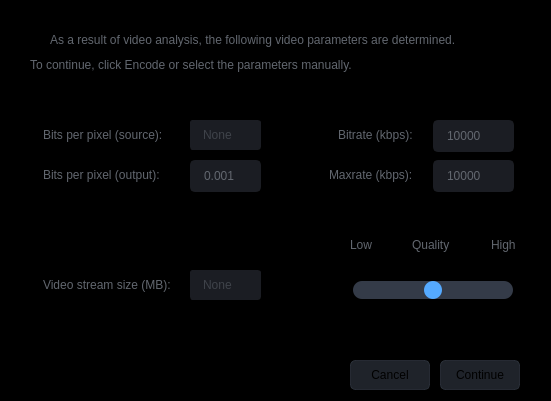
<?xml version="1.0" encoding="UTF-8"?>
<ui version="4.0">
 <class>SmartSettings</class>
 <widget class="QDialog" name="SmartSettings">
  <property name="windowModality">
   <enum>Qt::NonModal</enum>
  </property>
  <property name="geometry">
   <rect>
    <x>0</x>
    <y>0</y>
    <width>551</width>
    <height>401</height>
   </rect>
  </property>
  <property name="minimumSize">
   <size>
    <width>551</width>
    <height>401</height>
   </size>
  </property>
  <property name="maximumSize">
   <size>
    <width>551</width>
    <height>401</height>
   </size>
  </property>
  <property name="windowTitle">
   <string>Smartsettings</string>
  </property>
  <property name="windowIcon">
   <iconset resource="files.qrc">
    <normaloff>:/20x20/icons/20x20/cil-chart-line.png</normaloff>:/20x20/icons/20x20/cil-chart-line.png</iconset>
  </property>
  <widget class="QFrame" name="frame_main">
   <property name="geometry">
    <rect>
     <x>0</x>
     <y>0</y>
     <width>551</width>
     <height>401</height>
    </rect>
   </property>
   <property name="minimumSize">
    <size>
     <width>0</width>
     <height>0</height>
    </size>
   </property>
   <property name="maximumSize">
    <size>
     <width>16777215</width>
     <height>800</height>
    </size>
   </property>
   <property name="styleSheet">
    <string notr="true">QFrame{
	background-color: rgb(0, 0, 0);
}

/* LINE EDIT */
QLineEdit {
	color: rgb(98, 103, 111);	
	background-color: rgb(27, 29, 35);
	border-radius: 3px;
	border: 1px solid rgb(27, 29, 35);
	padding-left: 10px;
}
QLineEdit:disabled {
	color: rgb(98, 103, 111);	
	background-color: rgb(27, 29, 35);
	border-radius: 3px;
	border: 1px solid rgb(27, 29, 35);
	padding-left: 10px;
}
QLineEdit:hover {
	border: 1px solid rgb(64, 71, 88);
}
QLineEdit:focus {
	border: 1px solid rgb(91, 101, 124);
}


/* SCROLL BARS */
QScrollBar:horizontal {
    border: none;
    background: rgb(52, 59, 72);
    height: 14px;
    margin: 0px 21px 0 21px;
	border-radius: 0px;
}
QScrollBar::handle:horizontal {
    background: rgb(85, 170, 255);
    min-width: 25px;
	border-radius: 7px
}
QScrollBar::add-line:horizontal {
    border: none;
    background: rgb(55, 63, 77);
    width: 20px;
	border-top-right-radius: 7px;
    border-bottom-right-radius: 7px;
    subcontrol-position: right;
    subcontrol-origin: margin;
}
QScrollBar::sub-line:horizontal {
    border: none;
    background: rgb(55, 63, 77);
    width: 20px;
	border-top-left-radius: 7px;
    border-bottom-left-radius: 7px;
    subcontrol-position: left;
    subcontrol-origin: margin;
}
QScrollBar::up-arrow:horizontal, QScrollBar::down-arrow:horizontal
{
     background: none;
}
QScrollBar::add-page:horizontal, QScrollBar::sub-page:horizontal
{
     background: none;
}
 QScrollBar:vertical {
	border: none;
    background: rgb(52, 59, 72);
    width: 14px;
    margin: 21px 0 21px 0;
	border-radius: 0px;
 }
 QScrollBar::handle:vertical {	
	background: rgb(85, 170, 255);
    min-height: 25px;
	border-radius: 7px
 }
 QScrollBar::add-line:vertical {
     border: none;
    background: rgb(55, 63, 77);
     height: 20px;
	border-bottom-left-radius: 7px;
    border-bottom-right-radius: 7px;
     subcontrol-position: bottom;
     subcontrol-origin: margin;
 }
 QScrollBar::sub-line:vertical {
	border: none;
    background: rgb(55, 63, 77);
     height: 20px;
	border-top-left-radius: 7px;
    border-top-right-radius: 7px;
     subcontrol-position: top;
     subcontrol-origin: margin;
 }
 QScrollBar::up-arrow:vertical, QScrollBar::down-arrow:vertical {
     background: none;
 }

 QScrollBar::add-page:vertical, QScrollBar::sub-page:vertical {
     background: none;
 }


/* COMBOBOX */
QComboBox{
	color: rgb(210, 210, 210);
	background-color: rgb(27, 29, 35);
	border-radius: 3px;
	border: 1px solid rgb(27, 29, 35);
	padding: 3px;
	padding-left: 10px;
}
QComboBox:disabled{
	color: rgb(98, 103, 111);
	background-color: rgb(27, 29, 35);
	border-radius: 3px;
	border: 1px solid rgb(27, 29, 35);
	padding: 3px;
	padding-left: 10px;
}
QComboBox:hover{
	border: 1px solid rgb(64, 71, 88);
}
QComboBox::drop-down {
	subcontrol-origin: padding;
	subcontrol-position: top right;
	width: 25px; 
	border-left-width: 3px;
	border-left-color: rgba(39, 44, 54, 150);
	border-left-style: solid;
	border-top-right-radius: 3px;
	border-bottom-right-radius: 3px;	
	background-image: url(:/16x16/icons/16x16/cil-arrow-bottom.png);
	background-position: center;
	background-repeat: no-reperat;
 }
QComboBox QAbstractItemView {
	color: rgb(85, 170, 255);	
	background-color: rgb(27, 29, 35);
	padding: 10px;
	selection-background-color: rgb(39, 44, 54);
}

/* SLIDERS */
QSlider::groove:horizontal {
    border-radius: 9px;
    height: 18px;
	margin: 0px;
	background-color: rgb(52, 59, 72);
}
QSlider::groove:horizontal:hover {
	background-color: rgb(55, 62, 76);
}
QSlider::handle:horizontal {
    background-color: rgb(85, 170, 255);
    border: none;
    height: 18px;
    width: 18px;
    margin: 0px;
	border-radius: 9px;
}
QSlider::handle:horizontal:hover {
    background-color: rgb(105, 180, 255);
}
QSlider::handle:horizontal:pressed {
    background-color: rgb(65, 130, 195);
}

QSlider::groove:vertical {
    border-radius: 9px;
    width: 18px;
    margin: 0px;
	background-color: rgb(52, 59, 72);
}
QSlider::groove:vertical:hover {
	background-color: rgb(55, 62, 76);
}
QSlider::handle:vertical {
    background-color: rgb(85, 170, 255);
	border: none;
    height: 18px;
    width: 18px;
    margin: 0px;
	border-radius: 9px;
}
QSlider::handle:vertical:hover {
    background-color: rgb(105, 180, 255);
}
QSlider::handle:vertical:pressed {
    background-color: rgb(65, 130, 195);
}</string>
   </property>
   <property name="frameShape">
    <enum>QFrame::NoFrame</enum>
   </property>
   <property name="frameShadow">
    <enum>QFrame::Raised</enum>
   </property>
   <widget class="QPushButton" name="pushButton_10">
    <property name="enabled">
     <bool>true</bool>
    </property>
    <property name="geometry">
     <rect>
      <x>440</x>
      <y>360</y>
      <width>80</width>
      <height>30</height>
     </rect>
    </property>
    <property name="sizePolicy">
     <sizepolicy hsizetype="Fixed" vsizetype="Fixed">
      <horstretch>0</horstretch>
      <verstretch>0</verstretch>
     </sizepolicy>
    </property>
    <property name="minimumSize">
     <size>
      <width>80</width>
      <height>30</height>
     </size>
    </property>
    <property name="font">
     <font>
      <pointsize>9</pointsize>
     </font>
    </property>
    <property name="styleSheet">
     <string notr="true">QPushButton {
	border: 1px solid rgba(52, 59, 72, 150);
	border-radius: 5px;	
	background-color: rgba(52, 59, 72, 150);
}
QPushButton:hover {
	background-color: rgb(57, 65, 80);
	border: 1px solid rgb(61, 70, 86);
}
QPushButton:pressed {	
	background-color: rgb(35, 40, 49);
	border: 1px solid rgb(43, 50, 61);
}</string>
    </property>
    <property name="text">
     <string>Continue</string>
    </property>
   </widget>
   <widget class="QPushButton" name="pushButton_11">
    <property name="enabled">
     <bool>true</bool>
    </property>
    <property name="geometry">
     <rect>
      <x>350</x>
      <y>360</y>
      <width>80</width>
      <height>30</height>
     </rect>
    </property>
    <property name="sizePolicy">
     <sizepolicy hsizetype="Fixed" vsizetype="Fixed">
      <horstretch>0</horstretch>
      <verstretch>0</verstretch>
     </sizepolicy>
    </property>
    <property name="minimumSize">
     <size>
      <width>80</width>
      <height>30</height>
     </size>
    </property>
    <property name="font">
     <font>
      <pointsize>9</pointsize>
     </font>
    </property>
    <property name="styleSheet">
     <string notr="true">QPushButton {
	border: 1px solid rgba(52, 59, 72, 150);
	border-radius: 5px;	
	background-color: rgba(52, 59, 72, 150);
}
QPushButton:hover {
	background-color: rgb(57, 65, 80);
	border: 1px solid rgb(61, 70, 86);
}
QPushButton:pressed {	
	background-color: rgb(35, 40, 49);
	border: 1px solid rgb(43, 50, 61);
}</string>
    </property>
    <property name="text">
     <string>Cancel</string>
    </property>
   </widget>
   <widget class="QLabel" name="label_credits_9">
    <property name="geometry">
     <rect>
      <x>50</x>
      <y>19</y>
      <width>491</width>
      <height>41</height>
     </rect>
    </property>
    <property name="styleSheet">
     <string notr="true">color: rgb(98, 103, 111);</string>
    </property>
    <property name="text">
     <string>As a result of video analysis, the following video parameters are determined.</string>
    </property>
   </widget>
   <widget class="QLabel" name="label_credits_10">
    <property name="geometry">
     <rect>
      <x>30</x>
      <y>50</y>
      <width>491</width>
      <height>30</height>
     </rect>
    </property>
    <property name="styleSheet">
     <string notr="true">color: rgb(98, 103, 111);</string>
    </property>
    <property name="text">
     <string>To continue, click Encode or select the parameters manually.</string>
    </property>
   </widget>
   <widget class="QLabel" name="label_credits_11">
    <property name="geometry">
     <rect>
      <x>43</x>
      <y>120</y>
      <width>141</width>
      <height>30</height>
     </rect>
    </property>
    <property name="styleSheet">
     <string notr="true">color: rgb(98, 103, 111);</string>
    </property>
    <property name="text">
     <string>Bits per pixel (source):</string>
    </property>
   </widget>
   <widget class="QLabel" name="label_credits_12">
    <property name="geometry">
     <rect>
      <x>338</x>
      <y>120</y>
      <width>91</width>
      <height>30</height>
     </rect>
    </property>
    <property name="styleSheet">
     <string notr="true">color: rgb(98, 103, 111);</string>
    </property>
    <property name="text">
     <string>Bitrate (kbps):</string>
    </property>
   </widget>
   <widget class="QLabel" name="label_credits_13">
    <property name="geometry">
     <rect>
      <x>329</x>
      <y>160</y>
      <width>101</width>
      <height>30</height>
     </rect>
    </property>
    <property name="styleSheet">
     <string notr="true">color: rgb(98, 103, 111);</string>
    </property>
    <property name="text">
     <string>Maxrate (kbps):</string>
    </property>
   </widget>
   <widget class="QLabel" name="label_credits_14">
    <property name="geometry">
     <rect>
      <x>43</x>
      <y>160</y>
      <width>141</width>
      <height>30</height>
     </rect>
    </property>
    <property name="styleSheet">
     <string notr="true">color: rgb(98, 103, 111);</string>
    </property>
    <property name="text">
     <string>Bits per pixel (output):</string>
    </property>
   </widget>
   <widget class="QSlider" name="horizontalSlider">
    <property name="geometry">
     <rect>
      <x>353</x>
      <y>280</y>
      <width>160</width>
      <height>20</height>
     </rect>
    </property>
    <property name="minimum">
     <number>-10</number>
    </property>
    <property name="maximum">
     <number>10</number>
    </property>
    <property name="value">
     <number>0</number>
    </property>
    <property name="sliderPosition">
     <number>0</number>
    </property>
    <property name="orientation">
     <enum>Qt::Horizontal</enum>
    </property>
   </widget>
   <widget class="Line" name="line">
    <property name="geometry">
     <rect>
      <x>360</x>
      <y>260</y>
      <width>3</width>
      <height>15</height>
     </rect>
    </property>
    <property name="orientation">
     <enum>Qt::Vertical</enum>
    </property>
   </widget>
   <widget class="Line" name="line_2">
    <property name="geometry">
     <rect>
      <x>503</x>
      <y>260</y>
      <width>3</width>
      <height>15</height>
     </rect>
    </property>
    <property name="orientation">
     <enum>Qt::Vertical</enum>
    </property>
   </widget>
   <widget class="QLabel" name="label_credits_15">
    <property name="geometry">
     <rect>
      <x>491</x>
      <y>230</y>
      <width>31</width>
      <height>30</height>
     </rect>
    </property>
    <property name="styleSheet">
     <string notr="true">color: rgb(98, 103, 111);</string>
    </property>
    <property name="text">
     <string>High</string>
    </property>
   </widget>
   <widget class="QLabel" name="label_credits_16">
    <property name="geometry">
     <rect>
      <x>350</x>
      <y>230</y>
      <width>31</width>
      <height>30</height>
     </rect>
    </property>
    <property name="styleSheet">
     <string notr="true">color: rgb(98, 103, 111);</string>
    </property>
    <property name="text">
     <string>Low</string>
    </property>
   </widget>
   <widget class="QDoubleSpinBox" name="doubleSpinBox_BPP_2">
    <property name="enabled">
     <bool>false</bool>
    </property>
    <property name="geometry">
     <rect>
      <x>190</x>
      <y>160</y>
      <width>71</width>
      <height>32</height>
     </rect>
    </property>
    <property name="styleSheet">
     <string notr="true">
QDoubleSpinBox {
	color: rgb(98, 103, 111);	
	background-color: rgb(27, 29, 35);
	border-radius: 5px;
	border: 2px solid rgb(27, 29, 35);
	padding-left: 10px;
}
QDoubleSpinBox:disabled {
	color: rgb(98, 103, 111);	
	background-color: rgb(27, 29, 35);
	border-radius: 5px;
	border: 2px solid rgb(27, 29, 35);
	padding-left: 10px;
}
QDoubleSpinBox:hover {
	border: 2px solid rgb(64, 71, 88);
}
QDoubleSpinBox::up-button { 
	background-color: rgb(27, 29, 35);
}
QDoubleSpinBox::up-button { 
	background-color: rgb(27, 29, 35);
	background-image: url(:/16x16/icons/16x16/cil-arrow-top.png);

	subcontrol-origin: padding;
	subcontrol-position: top right;
	border-left-width: 3px;
	border-left-color: rgba(39, 44, 54, 150);
	border-left-style: solid;
	border-top-right-radius: 3px;
	border-bottom-right-radius: 3px;	

	background-position: center;
	background-repeat: no-reperat;

 }
QDoubleSpinBox::down-button { 
	background-color: rgb(27, 29, 35);
	background-image: url(:/16x16/icons/16x16/cil-arrow-bottom.png);

	subcontrol-origin: padding;
	subcontrol-position: bottom right;
	border-left-width: 3px;
	border-left-color: rgba(39, 44, 54, 150);
	border-left-style: solid;
	border-top-right-radius: 3px;
	border-bottom-right-radius: 3px;	

	background-position: center;
	background-repeat: no-reperat;

 }



</string>
    </property>
    <property name="buttonSymbols">
     <enum>QAbstractSpinBox::NoButtons</enum>
    </property>
    <property name="decimals">
     <number>3</number>
    </property>
    <property name="minimum">
     <double>0.001000000000000</double>
    </property>
    <property name="maximum">
     <double>5.000000000000000</double>
    </property>
    <property name="singleStep">
     <double>0.010000000000000</double>
    </property>
   </widget>
   <widget class="QDoubleSpinBox" name="doubleSpinBox_BR">
    <property name="geometry">
     <rect>
      <x>433</x>
      <y>120</y>
      <width>81</width>
      <height>32</height>
     </rect>
    </property>
    <property name="styleSheet">
     <string notr="true">
QDoubleSpinBox {
	color: rgb(98, 103, 111);	
	background-color: rgb(27, 29, 35);
	border-radius: 5px;
	border: 2px solid rgb(27, 29, 35);
	padding-left: 10px;
}
QDoubleSpinBox:disabled {
	color: rgb(98, 103, 111);	
	background-color: rgb(27, 29, 35);
	border-radius: 5px;
	border: 2px solid rgb(27, 29, 35);
	padding-left: 10px;
}
QDoubleSpinBox:hover {
	border: 2px solid rgb(64, 71, 88);
}
QDoubleSpinBox::up-button { 
	background-color: rgb(27, 29, 35);
}
QDoubleSpinBox::up-button { 
	background-color: rgb(27, 29, 35);
	background-image: url(:/16x16/icons/16x16/cil-arrow-top.png);

	subcontrol-origin: padding;
	subcontrol-position: top right;
	border-left-width: 3px;
	border-left-color: rgba(39, 44, 54, 150);
	border-left-style: solid;
	border-top-right-radius: 3px;
	border-bottom-right-radius: 3px;	

	background-position: center;
	background-repeat: no-reperat;

 }
QDoubleSpinBox::down-button { 
	background-color: rgb(27, 29, 35);
	background-image: url(:/16x16/icons/16x16/cil-arrow-bottom.png);

	subcontrol-origin: padding;
	subcontrol-position: bottom right;
	border-left-width: 3px;
	border-left-color: rgba(39, 44, 54, 150);
	border-left-style: solid;
	border-top-right-radius: 3px;
	border-bottom-right-radius: 3px;	

	background-position: center;
	background-repeat: no-reperat;

 }



</string>
    </property>
    <property name="buttonSymbols">
     <enum>QAbstractSpinBox::NoButtons</enum>
    </property>
    <property name="decimals">
     <number>0</number>
    </property>
    <property name="minimum">
     <double>0.000000000000000</double>
    </property>
    <property name="maximum">
     <double>120000.000000000000000</double>
    </property>
    <property name="singleStep">
     <double>1000.000000000000000</double>
    </property>
    <property name="value">
     <double>10000.000000000000000</double>
    </property>
   </widget>
   <widget class="QDoubleSpinBox" name="doubleSpinBox_MR">
    <property name="geometry">
     <rect>
      <x>433</x>
      <y>160</y>
      <width>81</width>
      <height>32</height>
     </rect>
    </property>
    <property name="styleSheet">
     <string notr="true">
QDoubleSpinBox {
	color: rgb(98, 103, 111);	
	background-color: rgb(27, 29, 35);
	border-radius: 5px;
	border: 2px solid rgb(27, 29, 35);
	padding-left: 10px;
}
QDoubleSpinBox:disabled {
	color: rgb(98, 103, 111);	
	background-color: rgb(27, 29, 35);
	border-radius: 5px;
	border: 2px solid rgb(27, 29, 35);
	padding-left: 10px;
}
QDoubleSpinBox:hover {
	border: 2px solid rgb(64, 71, 88);
}
QDoubleSpinBox::up-button { 
	background-color: rgb(27, 29, 35);
}
QDoubleSpinBox::up-button { 
	background-color: rgb(27, 29, 35);
	background-image: url(:/16x16/icons/16x16/cil-arrow-top.png);

	subcontrol-origin: padding;
	subcontrol-position: top right;
	border-left-width: 3px;
	border-left-color: rgba(39, 44, 54, 150);
	border-left-style: solid;
	border-top-right-radius: 3px;
	border-bottom-right-radius: 3px;	

	background-position: center;
	background-repeat: no-reperat;

 }
QDoubleSpinBox::down-button { 
	background-color: rgb(27, 29, 35);
	background-image: url(:/16x16/icons/16x16/cil-arrow-bottom.png);

	subcontrol-origin: padding;
	subcontrol-position: bottom right;
	border-left-width: 3px;
	border-left-color: rgba(39, 44, 54, 150);
	border-left-style: solid;
	border-top-right-radius: 3px;
	border-bottom-right-radius: 3px;	

	background-position: center;
	background-repeat: no-reperat;

 }



</string>
    </property>
    <property name="buttonSymbols">
     <enum>QAbstractSpinBox::NoButtons</enum>
    </property>
    <property name="decimals">
     <number>0</number>
    </property>
    <property name="minimum">
     <double>0.000000000000000</double>
    </property>
    <property name="maximum">
     <double>120000.000000000000000</double>
    </property>
    <property name="singleStep">
     <double>1000.000000000000000</double>
    </property>
    <property name="value">
     <double>10000.000000000000000</double>
    </property>
   </widget>
   <widget class="QLabel" name="label_credits_18">
    <property name="geometry">
     <rect>
      <x>43</x>
      <y>270</y>
      <width>141</width>
      <height>30</height>
     </rect>
    </property>
    <property name="styleSheet">
     <string notr="true">color: rgb(98, 103, 111);</string>
    </property>
    <property name="text">
     <string>Video stream size (MB):</string>
    </property>
   </widget>
   <widget class="QLineEdit" name="lineEdit_5">
    <property name="enabled">
     <bool>false</bool>
    </property>
    <property name="geometry">
     <rect>
      <x>190</x>
      <y>270</y>
      <width>71</width>
      <height>30</height>
     </rect>
    </property>
    <property name="minimumSize">
     <size>
      <width>0</width>
      <height>30</height>
     </size>
    </property>
    <property name="maximumSize">
     <size>
      <width>16777215</width>
      <height>30</height>
     </size>
    </property>
    <property name="styleSheet">
     <string notr="true"/>
    </property>
    <property name="text">
     <string/>
    </property>
    <property name="placeholderText">
     <string>None</string>
    </property>
   </widget>
   <widget class="QLineEdit" name="lineEdit_BPP">
    <property name="enabled">
     <bool>false</bool>
    </property>
    <property name="geometry">
     <rect>
      <x>190</x>
      <y>120</y>
      <width>71</width>
      <height>30</height>
     </rect>
    </property>
    <property name="minimumSize">
     <size>
      <width>0</width>
      <height>30</height>
     </size>
    </property>
    <property name="maximumSize">
     <size>
      <width>16777215</width>
      <height>30</height>
     </size>
    </property>
    <property name="styleSheet">
     <string notr="true"/>
    </property>
    <property name="text">
     <string/>
    </property>
    <property name="placeholderText">
     <string>None</string>
    </property>
   </widget>
   <widget class="QLabel" name="label_credits_17">
    <property name="geometry">
     <rect>
      <x>412</x>
      <y>230</y>
      <width>51</width>
      <height>30</height>
     </rect>
    </property>
    <property name="styleSheet">
     <string notr="true">color: rgb(98, 103, 111);</string>
    </property>
    <property name="text">
     <string>Quality</string>
    </property>
   </widget>
   <widget class="Line" name="line_3">
    <property name="geometry">
     <rect>
      <x>431</x>
      <y>265</y>
      <width>3</width>
      <height>10</height>
     </rect>
    </property>
    <property name="orientation">
     <enum>Qt::Vertical</enum>
    </property>
   </widget>
  </widget>
 </widget>
 <resources>
  <include location="files.qrc"/>
 </resources>
 <connections/>
</ui>
